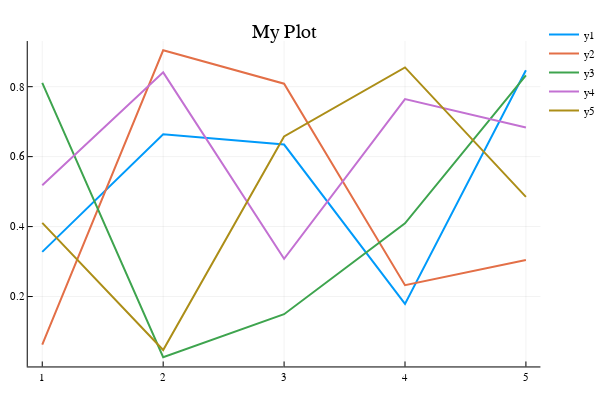

The cell this chart's notebook holds for it:
### Code cell
using Plots
plotly() # Choose the Plotly.jl backend for web interactivity
plot(rand(5,5),linewidth=2,title="My Plot")

### Figure 1 — Plotly figure (JSON) as saved in the notebook; plotly's stock layout.template omitted (floating-point values rounded to 4 significant figures)
{"data": [{"colorbar": {"title": ""}, "hoverinfo": "text", "legendgroup": "y1", "line": {"color": "rgba(0, 154, 250, 1.000)", "dash": "solid", "shape": "linear", "width": 2}, "mode": "lines", "name": "y1", "showlegend": true, "text": [null, null, null, null, null], "type": "scatter", "x": [1, 2, 3, 4, 5], "xaxis": "x1", "y": [0.3277, 0.6641, 0.6345, 0.1791, 0.8471], "yaxis": "y1", "zmax": 0.1, "zmin": -0.1}, {"colorbar": {"title": ""}, "hoverinfo": "text", "legendgroup": "y2", "line": {"color": "rgba(227, 111, 71, 1.000)", "dash": "solid", "shape": "linear", "width": 2}, "mode": "lines", "name": "y2", "showlegend": true, "text": [null, null, null, null, null], "type": "scatter", "x": [1, 2, 3, 4, 5], "xaxis": "x1", "y": [0.06244, 0.9041, 0.8085, 0.2325, 0.3047], "yaxis": "y1", "zmax": 0.1, "zmin": -0.1}, {"colorbar": {"title": ""}, "hoverinfo": "text", "legendgroup": "y3", "line": {"color": "rgba(62, 164, 78, 1.000)", "dash": "solid", "shape": "linear", "width": 2}, "mode": "lines", "name": "y3", "showlegend": true, "text": [null, null, null, null, null], "type": "scatter", "x": [1, 2, 3, 4, 5], "xaxis": "x1", "y": [0.8111, 0.02646, 0.1496, 0.4092, 0.8321], "yaxis": "y1", "zmax": 0.1, "zmin": -0.1}, {"colorbar": {"title": ""}, "hoverinfo": "text", "legendgroup": "y4", "line": {"color": "rgba(195, 113, 210, 1.000)", "dash": "solid", "shape": "linear", "width": 2}, "mode": "lines", "name": "y4", "showlegend": true, "text": [null, null, null, null, null], "type": "scatter", "x": [1, 2, 3, 4, 5], "xaxis": "x1", "y": [0.5182, 0.8408, 0.3079, 0.7647, 0.6833], "yaxis": "y1", "zmax": 0.1, "zmin": -0.1}, {"colorbar": {"title": ""}, "hoverinfo": "text", "legendgroup": "y5", "line": {"color": "rgba(172, 142, 24, 1.000)", "dash": "solid", "shape": "linear", "width": 2}, "mode": "lines", "name": "y5", "showlegend": true, "text": [null, null, null, null, null], "type": "scatter", "x": [1, 2, 3, 4, 5], "xaxis": "x1", "y": [0.4107, 0.04706, 0.6578, 0.8551, 0.4849], "yaxis": "y1", "zmax": 0.1, "zmin": -0.1}], "layout": {"annotations": [{"font": {"color": "rgba(0, 0, 0, 1.000)", "family": "sans-serif", "size": 20}, "rotation": 0, "showarrow": false, "text": "My Plot", "x": 0.5222, "xanchor": "center", "xref": "paper", "y": 1, "yanchor": "top", "yref": "paper"}], "height": 400, "legend": {"bgcolor": "rgba(255, 255, 255, 1.000)", "bordercolor": "rgba(0, 0, 0, 1.000)", "font": {"color": "rgba(0, 0, 0, 1.000)", "family": "sans-serif", "size": 11}, "tracegroupgap": 0, "x": 1, "y": 1}, "margin": {"b": 20, "l": 0, "r": 0, "t": 20}, "paper_bgcolor": "rgba(255, 255, 255, 1.000)", "plot_bgcolor": "rgba(255, 255, 255, 1.000)", "showlegend": true, "width": 600, "xaxis": {"anchor": "y1", "domain": [0.05101, 0.9934], "gridcolor": "rgba(0, 0, 0, 0.100)", "gridwidth": 0.5, "linecolor": "rgba(0, 0, 0, 1.000)", "mirror": false, "range": [0.88, 5.12], "showgrid": true, "showline": true, "showticklabels": true, "tickangle": 0, "tickcolor": "rgb(0, 0, 0)", "tickfont": {"color": "rgba(0, 0, 0, 1.000)", "family": "sans-serif", "size": 11}, "tickmode": "array", "ticks": "inside", "ticktext": ["1", "2", "3", "4", "5"], "tickvals": [1, 2, 3, 4, 5], "title": "", "titlefont": {"color": "rgba(0, 0, 0, 1.000)", "family": "sans-serif", "size": 15}, "type": "-", "visible": true, "zeroline": false, "zerolinecolor": "rgba(0, 0, 0, 1.000)"}, "yaxis": {"anchor": "x1", "domain": [0.03762, 0.9415], "gridcolor": "rgba(0, 0, 0, 0.100)", "gridwidth": 0.5, "linecolor": "rgba(0, 0, 0, 1.000)", "mirror": false, "range": [0.0001321, 0.9305], "showgrid": true, "showline": true, "showticklabels": true, "tickangle": 0, "tickcolor": "rgb(0, 0, 0)", "tickfont": {"color": "rgba(0, 0, 0, 1.000)", "family": "sans-serif", "size": 11}, "tickmode": "array", "ticks": "inside", "ticktext": ["0.2", "0.4", "0.6", "0.8"], "tickvals": [0.2, 0.4, 0.6, 0.8], "title": "", "titlefont": {"color": "rgba(0, 0, 0, 1.000)", "family": "sans-serif", "size": 15}, "type": "-", "visible": true, "zeroline": false, "zerolinecolor": "rgba(0, 0, 0, 1.000)"}}}
